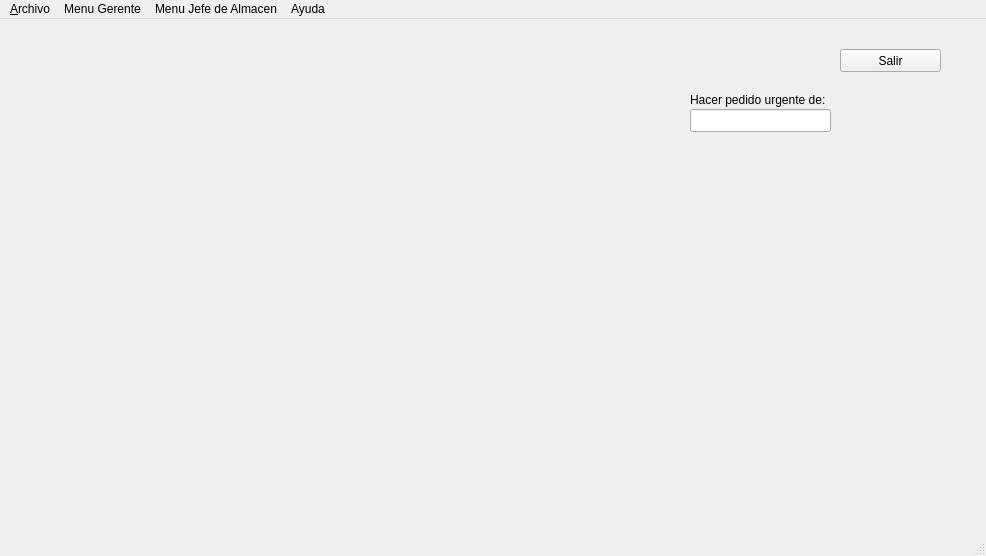
<?xml version="1.0" encoding="UTF-8"?>
<ui version="4.0">
 <class>pandasoft</class>
 <widget class="QMainWindow" name="pandasoft">
  <property name="geometry">
   <rect>
    <x>0</x>
    <y>0</y>
    <width>986</width>
    <height>556</height>
   </rect>
  </property>
  <property name="windowTitle">
   <string>MainWindow</string>
  </property>
  <property name="windowIcon">
   <iconset resource="pandasoft.qrc">
    <normaloff>:/images/pandasoft.png</normaloff>:/images/pandasoft.png</iconset>
  </property>
  <property name="styleSheet">
   <string notr="true">/* Customize any plain widget that is a child of a QMainWindow. */
QMainWindow &gt; .QWidget {
    background-color: gainsboro;
    background-image: url(:/images/pagefold.png);
    background-position: top right;
    background-repeat: no-repeat
}

/* Provide a padding for the layout inside the frame. The frame
   exists only to provide a padding for the top-right image, so we
   explicitly disable the border. */
#mainFrame {
    padding-right: 30px;
    border-style: none;
    border-image: none; /* since we set a border-image below */
}

/* mainFrame won't have this border-image since we have
   explicitly set it to 'none' using a more specific selector. */
QFrame, QLineEdit, QComboBox[editable=&quot;true&quot;], QSpinBox {
    border-image: url(:/images/frame.png) 4;
    border-width: 3;
}

QLabel {
    border: none;
    border-image: none;
    padding: 0;
    background: none;
}

/* Make text in message boxes selectable. */
QMessageBox {
    /* LinksAccessibleByMouse | TextSelectableByMouse */
    messagebox-text-interaction-flags: 5;
}
   
/* Set the selection colors for all widgets. */
QWidget {
    selection-color: black;
    selection-background-color: Silver;
    color: black;
}

/* Make the entire row selected in item views. */
QAbstractItemView {
    show-decoration-selected: 1;
}

/* Nice WindowsXP-style password character for password line edits. */
QLineEdit[echoMode=&quot;2&quot;] {
    lineedit-password-character: 9679;
}

/* Customize tooltips. */
QToolTip {
    background-color: rgb(200,200,255);
    border-color: darkslategray;
    border-width: 1px;
    border-style: solid;
    padding: 3px;
    font: bold;
    border-radius: 3px;
    opacity: 200;
}

/* Customize radio buttons. */

QRadioButton {
    spacing: 5px;
}

QRadioButton::indicator {
    width: 13px;
    height: 13px;
}

QRadioButton::indicator::unchecked {
    image: url(:/images/radiobutton_unchecked.png);
}

QRadioButton::indicator:unchecked:hover {
    image: url(:/images/radiobutton_unchecked_hover.png);
}

QRadioButton::indicator:unchecked:pressed {
    image: url(:/images/radiobutton_unchecked_pressed.png);
}

QRadioButton::indicator::checked {
    image: url(:/images/radiobutton_checked.png);
}

QRadioButton::indicator:checked:hover {
    image: url(:/images/radiobutton_checked_hover.png);
}

QRadioButton::indicator:checked:pressed {
    image: url(:/images/radiobutton_checked_pressed.png);
}

/* Customize arrows. */

*::down-arrow, *::menu-indicator {
    image: url(:/images/down_arrow.png);
    width: 7px;
    height: 7px;
}

*::down-arrow:disabled, *::down-arrow:off {
   image: url(:/images/down_arrow_disabled.png);
}

*::up-arrow {
    image: url(:/images/up_arrow.png);
    width: 7px;
    height: 7px;
}

*::up-arrow:disabled, *::up-arrow:off {
   image: url(:/images/up_arrow_disabled.png);
}

/* Customize push buttons and comboboxes. Our read-only combobox
   is very similar to a push button, so they share the same border image. */

QPushButton {
    min-width: 4em;
}

QPushButton, QComboBox[editable=&quot;false&quot;],
QComboBox[editable=&quot;true&quot;]::drop-down {
    border-image: url(:/images/pushbutton.png) 5;
    border-width: 5;
}

QPushButton:hover, QComboBox[editable=&quot;false&quot;]:hover,
QComboBox[editable=&quot;true&quot;]::drop-down:hover, QMenuBar::item:hover {
    border-image: url(:/images/pushbutton_hover.png) 5;
    border-width: 5;
}

QPushButton:pressed, QComboBox[editable=&quot;false&quot;]:on,
QComboBox[editable=&quot;true&quot;]::drop-down:on, QMenuBar::item:on {
    border-image: url(:/images/pushbutton_pressed.png) 5;
    border-width: 5;
}

/* Customize read-only comboboxes. */

QComboBox[editable=&quot;false&quot;] {
    padding-left: 3px;
    padding-right: 20px; /* space for the arrow */
}

QComboBox[editable=&quot;false&quot;]::drop-down {
    subcontrol-origin: padding;
    subcontrol-position: top right;
    width: 15px;
    border-left-style: solid;
    border-left-color: darkgray;
    border-left-width: 1px;
}

QComboBox[editable=&quot;false&quot;]::down-arrow {
    subcontrol-origin: content;
    subcontrol-position: center;
    position: relative;
    left: 1px; /* 1 pixel dropdown border */
}

/* The combobox arrow is on when the popup is open. */
QComboBox[editable=&quot;false&quot;]::down-arrow:on {
    position: relative;
    top: 1px;
    left: 2px;
}

/* Customize editable comboboxes. */

QComboBox[editable=&quot;true&quot;] {
    padding-right: 16px;
}

QComboBox[editable=&quot;true&quot;]::drop-down {
    subcontrol-origin: border;
    subcontrol-position: top right;
    width: 13px;
    position: absolute;
    top: 2px;
    bottom: 2px;
    right: 2px;
}

QComboBox[editable=&quot;true&quot;]::drop-down,
QComboBox[editable=&quot;true&quot;]::drop-down:hover,
QComboBox[editable=&quot;true&quot;]::drop-down:on {
    border-width: 0px;  
    border-left-width: 3px; /* we need only left and center part */
}

/* Shift the arrow when it's open. */
QComboBox[editable=&quot;true&quot;]::down-arrow:on {
    position: relative;
    top: 1px;
    left: 1px;
}

/* Customize check boxes. */
QCheckBox {
    spacing: 5px;
}

QCheckBox::indicator {
    width: 13px;
    height: 13px;
}

QCheckBox::indicator:unchecked {
    image: url(:/images/checkbox_unchecked.png);
}

QCheckBox::indicator:unchecked:hover {
    image: url(:/images/checkbox_unchecked_hover.png);
}

QCheckBox::indicator:unchecked:pressed {
    image: url(:/images/checkbox_unchecked_pressed.png);
}

QCheckBox::indicator:checked {
    image: url(:/images/checkbox_checked.png);
}

QCheckBox::indicator:checked:hover {
    image: url(:/images/checkbox_checked_hover.png);
}

QCheckBox::indicator:checked:pressed {
    image: url(:/images/checkbox_checked_pressed.png);
}

/* Customize the size grip. */
QSizeGrip {
    image: url(:/images/sizegrip.png);
    width: 16px;
    height: 16px;
}

/* Customize the menu bar. */
QMenuBar {
    border-image: none;
    border-style: none;
    border-width: 1px;
    border-bottom-style: solid;
    border-bottom-color: darkslategray;
    padding: 2px;
}

/* Customize spin boxes. */

QSpinBox { 
    padding-right: 15px;
}

QSpinBox::up-button {
    subcontrol-origin: border;
    subcontrol-position: top right;

    width: 16px; /* 16 + 2*1px border-width = 15px padding + 3px parent border */
    border-image: url(:/images/spinup.png) 1;
    border-width: 1px;
}

QSpinBox::up-button:hover {
    border-image: url(:/images/spinup_hover.png) 1;
}

QSpinBox::up-button:pressed {
    border-image: url(:/images/spinup_pressed.png) 1;
}

QSpinBox::down-button {
    subcontrol-origin: border;
    subcontrol-position: bottom right;

    width: 16px;
    border-image: url(:/images/spindown.png) 1;
    border-width: 1px;
    border-top-width: 0;
}

QSpinBox::down-button:hover {
    border-image: url(:/images/spindown_hover.png) 1;
}

QSpinBox::down-button:pressed {
    border-image: url(:/images/spindown_pressed.png) 1;
}</string>
  </property>
  <widget class="QWidget" name="centralwidget">
   <widget class="QStackedWidget" name="pandasoftstackedWidget">
    <property name="geometry">
     <rect>
      <x>10</x>
      <y>10</y>
      <width>961</width>
      <height>481</height>
     </rect>
    </property>
    <property name="currentIndex">
     <number>1</number>
    </property>
    <widget class="QWidget" name="page0">
     <widget class="QLabel" name="titulo">
      <property name="geometry">
       <rect>
        <x>360</x>
        <y>40</y>
        <width>221</width>
        <height>31</height>
       </rect>
      </property>
      <property name="font">
       <font>
        <family>Verdana</family>
       </font>
      </property>
      <property name="text">
       <string>PANDA-SOFT</string>
      </property>
      <property name="alignment">
       <set>Qt::AlignCenter</set>
      </property>
      <property name="margin">
       <number>0</number>
      </property>
      <property name="indent">
       <number>-1</number>
      </property>
     </widget>
     <widget class="QGroupBox" name="LogingroupBox">
      <property name="geometry">
       <rect>
        <x>370</x>
        <y>80</y>
        <width>211</width>
        <height>321</height>
       </rect>
      </property>
      <property name="toolTip">
       <string notr="true"/>
      </property>
      <property name="statusTip">
       <string notr="true"/>
      </property>
      <property name="whatsThis">
       <string notr="true"/>
      </property>
      <property name="title">
       <string notr="true">Acceso al Sistema:</string>
      </property>
      <property name="alignment">
       <set>Qt::AlignLeading|Qt::AlignLeft|Qt::AlignVCenter</set>
      </property>
      <property name="flat">
       <bool>false</bool>
      </property>
      <property name="checkable">
       <bool>false</bool>
      </property>
      <widget class="QWidget" name="verticalLayoutWidget">
       <property name="geometry">
        <rect>
         <x>30</x>
         <y>10</y>
         <width>151</width>
         <height>251</height>
        </rect>
       </property>
       <layout class="QVBoxLayout" name="verticalLayout">
        <item>
         <spacer name="verticalSpacer_4">
          <property name="orientation">
           <enum>Qt::Vertical</enum>
          </property>
          <property name="sizeHint" stdset="0">
           <size>
            <width>20</width>
            <height>40</height>
           </size>
          </property>
         </spacer>
        </item>
        <item>
         <widget class="QLabel" name="sucursallabel">
          <property name="font">
           <font>
            <family>Verdana</family>
           </font>
          </property>
          <property name="text">
           <string>Sucursal:</string>
          </property>
         </widget>
        </item>
        <item>
         <widget class="QComboBox" name="sucursalcombo">
          <property name="maximumSize">
           <size>
            <width>16777215</width>
            <height>24</height>
           </size>
          </property>
          <property name="editable">
           <bool>false</bool>
          </property>
         </widget>
        </item>
        <item>
         <spacer name="verticalSpacer">
          <property name="orientation">
           <enum>Qt::Vertical</enum>
          </property>
          <property name="sizeHint" stdset="0">
           <size>
            <width>20</width>
            <height>40</height>
           </size>
          </property>
         </spacer>
        </item>
        <item>
         <widget class="QLabel" name="usuariolabel">
          <property name="font">
           <font>
            <family>Verdana</family>
           </font>
          </property>
          <property name="text">
           <string>Usuario:</string>
          </property>
          <property name="alignment">
           <set>Qt::AlignLeading|Qt::AlignLeft|Qt::AlignVCenter</set>
          </property>
         </widget>
        </item>
        <item>
         <widget class="QLineEdit" name="usuario">
          <property name="maximumSize">
           <size>
            <width>16777215</width>
            <height>20</height>
           </size>
          </property>
          <property name="text">
           <string>admin</string>
          </property>
         </widget>
        </item>
        <item>
         <spacer name="verticalSpacer_3">
          <property name="orientation">
           <enum>Qt::Vertical</enum>
          </property>
          <property name="sizeHint" stdset="0">
           <size>
            <width>20</width>
            <height>40</height>
           </size>
          </property>
         </spacer>
        </item>
        <item>
         <widget class="QLabel" name="clavelabel">
          <property name="font">
           <font>
            <family>Verdana</family>
           </font>
          </property>
          <property name="text">
           <string>Clave:</string>
          </property>
          <property name="alignment">
           <set>Qt::AlignLeading|Qt::AlignLeft|Qt::AlignVCenter</set>
          </property>
         </widget>
        </item>
        <item>
         <widget class="QLineEdit" name="clave">
          <property name="maximumSize">
           <size>
            <width>16777215</width>
            <height>20</height>
           </size>
          </property>
          <property name="inputMethodHints">
           <set>Qt::ImhHiddenText|Qt::ImhNoAutoUppercase|Qt::ImhNoPredictiveText</set>
          </property>
          <property name="inputMask">
           <string/>
          </property>
          <property name="text">
           <string>admin</string>
          </property>
          <property name="echoMode">
           <enum>QLineEdit::Password</enum>
          </property>
         </widget>
        </item>
        <item>
         <spacer name="errorSpacer">
          <property name="orientation">
           <enum>Qt::Vertical</enum>
          </property>
          <property name="sizeHint" stdset="0">
           <size>
            <width>20</width>
            <height>40</height>
           </size>
          </property>
         </spacer>
        </item>
       </layout>
      </widget>
      <widget class="QDockWidget" name="error">
       <property name="geometry">
        <rect>
         <x>0</x>
         <y>260</y>
         <width>191</width>
         <height>20</height>
        </rect>
       </property>
       <property name="maximumSize">
        <size>
         <width>200</width>
         <height>20</height>
        </size>
       </property>
       <property name="styleSheet">
        <string notr="true"/>
       </property>
       <property name="floating">
        <bool>false</bool>
       </property>
       <property name="features">
        <set>QDockWidget::DockWidgetClosable</set>
       </property>
       <property name="windowTitle">
        <string>Rellene todos los campos</string>
       </property>
       <widget class="QWidget" name="dockWidgetContents_2"/>
      </widget>
      <widget class="QDockWidget" name="error0">
       <property name="geometry">
        <rect>
         <x>20</x>
         <y>260</y>
         <width>191</width>
         <height>40</height>
        </rect>
       </property>
       <property name="maximumSize">
        <size>
         <width>524287</width>
         <height>40</height>
        </size>
       </property>
       <property name="styleSheet">
        <string notr="true"/>
       </property>
       <property name="floating">
        <bool>false</bool>
       </property>
       <property name="features">
        <set>QDockWidget::DockWidgetClosable</set>
       </property>
       <property name="windowTitle">
        <string>Usuario o Clave incorrecto</string>
       </property>
       <widget class="QWidget" name="dockWidgetContents"/>
      </widget>
      <widget class="QWidget" name="horizontalLayoutWidget">
       <property name="geometry">
        <rect>
         <x>10</x>
         <y>280</y>
         <width>184</width>
         <height>39</height>
        </rect>
       </property>
       <layout class="QHBoxLayout" name="horizontalLayout">
        <item>
         <widget class="QPushButton" name="aceptar">
          <property name="enabled">
           <bool>true</bool>
          </property>
          <property name="maximumSize">
           <size>
            <width>16777215</width>
            <height>24</height>
           </size>
          </property>
          <property name="font">
           <font>
            <family>Verdana</family>
           </font>
          </property>
          <property name="text">
           <string>&amp;Aceptar</string>
          </property>
          <property name="icon">
           <iconset resource="pandasoft.qrc">
            <normaloff>:/images/dialog-ok.png</normaloff>:/images/dialog-ok.png</iconset>
          </property>
         </widget>
        </item>
        <item>
         <widget class="QPushButton" name="cancelar">
          <property name="maximumSize">
           <size>
            <width>16777215</width>
            <height>24</height>
           </size>
          </property>
          <property name="font">
           <font>
            <family>Verdana</family>
           </font>
          </property>
          <property name="text">
           <string>&amp;Salir</string>
          </property>
          <property name="icon">
           <iconset resource="pandasoft.qrc">
            <normaloff>:/images/dialog-cancel.png</normaloff>:/images/dialog-cancel.png</iconset>
          </property>
         </widget>
        </item>
       </layout>
      </widget>
     </widget>
    </widget>
    <widget class="QWidget" name="page_2">
     <widget class="QPushButton" name="salir">
      <property name="geometry">
       <rect>
        <x>830</x>
        <y>20</y>
        <width>101</width>
        <height>23</height>
       </rect>
      </property>
      <property name="toolTip">
       <string>Salir de Pandasoft</string>
      </property>
      <property name="statusTip">
       <string>Salir de Pandasoft</string>
      </property>
      <property name="whatsThis">
       <string/>
      </property>
      <property name="text">
       <string>Salir</string>
      </property>
      <property name="icon">
       <iconset resource="pandasoft.qrc">
        <normaloff>:/images/application-exit.png</normaloff>:/images/application-exit.png</iconset>
      </property>
     </widget>
     <widget class="QLabel" name="cabecera">
      <property name="geometry">
       <rect>
        <x>20</x>
        <y>20</y>
        <width>401</width>
        <height>21</height>
       </rect>
      </property>
      <property name="text">
       <string/>
      </property>
     </widget>
     <widget class="QLabel" name="alertadeproducto">
      <property name="geometry">
       <rect>
        <x>680</x>
        <y>60</y>
        <width>151</width>
        <height>21</height>
       </rect>
      </property>
      <property name="text">
       <string notr="true">Hacer pedido urgente de:</string>
      </property>
     </widget>
     <widget class="QLabel" name="imagelabel">
      <property name="geometry">
       <rect>
        <x>40</x>
        <y>40</y>
        <width>521</width>
        <height>350</height>
       </rect>
      </property>
      <property name="text">
       <string/>
      </property>
     </widget>
     <widget class="QLineEdit" name="alertalista">
      <property name="geometry">
       <rect>
        <x>680</x>
        <y>80</y>
        <width>141</width>
        <height>23</height>
       </rect>
      </property>
     </widget>
    </widget>
   </widget>
  </widget>
  <widget class="QMenuBar" name="menubar">
   <property name="geometry">
    <rect>
     <x>0</x>
     <y>0</y>
     <width>986</width>
     <height>25</height>
    </rect>
   </property>
   <widget class="QMenu" name="menu_Archivo">
    <property name="statusTip">
     <string>Menu Archivo</string>
    </property>
    <property name="title">
     <string>&amp;Archivo</string>
    </property>
    <addaction name="action_Salir"/>
   </widget>
   <widget class="QMenu" name="menuMenu_Gerente">
    <property name="title">
     <string>Menu Gerente</string>
    </property>
    <addaction name="actionGestionar_Zona"/>
    <addaction name="separator"/>
    <addaction name="actionGestionar_Empleado"/>
    <addaction name="separator"/>
    <addaction name="actionGestionar_Usuarios"/>
    <addaction name="separator"/>
    <addaction name="actionGestion_de_Sucursal"/>
    <addaction name="separator"/>
    <addaction name="actionGestionar_Consignatario"/>
   </widget>
   <widget class="QMenu" name="menuMenu_Jefe_de_almacen">
    <property name="title">
     <string>Menu Jefe de Almacen</string>
    </property>
    <addaction name="actionGestionar_Almacen"/>
    <addaction name="separator"/>
    <addaction name="actionGestionar_Productos"/>
    <addaction name="separator"/>
    <addaction name="actionGestionar_Reportes"/>
    <addaction name="separator"/>
    <addaction name="actionGestionar_Ventas"/>
    <addaction name="separator"/>
    <addaction name="actionGestionar_Consignacion"/>
   </widget>
   <widget class="QMenu" name="menuAyuda">
    <property name="statusTip">
     <string>Contiene Opciones de Ayuda</string>
    </property>
    <property name="title">
     <string>Ayuda</string>
    </property>
    <addaction name="actionManual_de_Usuario"/>
    <addaction name="separator"/>
    <addaction name="actionAcerca_de_Pandasoft"/>
   </widget>
   <addaction name="menu_Archivo"/>
   <addaction name="menuMenu_Gerente"/>
   <addaction name="menuMenu_Jefe_de_almacen"/>
   <addaction name="menuAyuda"/>
  </widget>
  <widget class="QStatusBar" name="statusbar"/>
  <action name="action_Salir">
   <property name="text">
    <string>&amp;Salir</string>
   </property>
   <property name="toolTip">
    <string>Salir de Pandasoft</string>
   </property>
   <property name="statusTip">
    <string>Salir de Pandasoft</string>
   </property>
  </action>
  <action name="action_Acerca_de">
   <property name="text">
    <string>&amp;Acerca de</string>
   </property>
  </action>
  <action name="actionAyuda">
   <property name="text">
    <string>Ayuda</string>
   </property>
  </action>
  <action name="actionManual_de_Usuario">
   <property name="text">
    <string>Manual de Usuario</string>
   </property>
   <property name="statusTip">
    <string>Manual de Usuario</string>
   </property>
  </action>
  <action name="actionAcerca_de_Pandasoft">
   <property name="text">
    <string>Acerca de Pandasoft</string>
   </property>
   <property name="statusTip">
    <string>Informacion Acerca de Pandasoft</string>
   </property>
  </action>
  <action name="actionGestionar_Zona">
   <property name="text">
    <string>Gestionar Zona</string>
   </property>
   <property name="statusTip">
    <string>Gestionar Zona</string>
   </property>
  </action>
  <action name="actionGestionar_Empleado">
   <property name="text">
    <string>Gestionar Empleado</string>
   </property>
   <property name="statusTip">
    <string>Gestionar Empleado</string>
   </property>
  </action>
  <action name="actionGestionar_Usuarios">
   <property name="text">
    <string>Gestionar Usuarios</string>
   </property>
   <property name="statusTip">
    <string>Gestionar Usuarios</string>
   </property>
  </action>
  <action name="actionGestion_de_Sucursal">
   <property name="text">
    <string>Gestion de Sucursal</string>
   </property>
   <property name="statusTip">
    <string>Gestion de Sucursal</string>
   </property>
  </action>
  <action name="actionGestionar_Consignatario">
   <property name="text">
    <string>Gestionar Consignatario</string>
   </property>
   <property name="statusTip">
    <string>Gestionar Consignatario</string>
   </property>
  </action>
  <action name="actionGestionar_Almacen">
   <property name="enabled">
    <bool>true</bool>
   </property>
   <property name="text">
    <string>Gestionar Almacen</string>
   </property>
   <property name="statusTip">
    <string>Gestionar Almacen</string>
   </property>
  </action>
  <action name="actionGestionar_Productos">
   <property name="text">
    <string>Gestionar Productos</string>
   </property>
   <property name="statusTip">
    <string>Gestionar Productos</string>
   </property>
  </action>
  <action name="actionGestionar_Reportes">
   <property name="text">
    <string>Gestionar Reportes</string>
   </property>
   <property name="statusTip">
    <string>Gestionar Reportes</string>
   </property>
  </action>
  <action name="actionGestionar_Ventas">
   <property name="text">
    <string>Gestionar Ventas</string>
   </property>
   <property name="statusTip">
    <string>Gestionar Ventas</string>
   </property>
  </action>
  <action name="actionGestionar_Consignacion">
   <property name="text">
    <string>Gestionar Consignaciones</string>
   </property>
   <property name="statusTip">
    <string>Gestionar Consignaciones</string>
   </property>
   <property name="whatsThis">
    <string>Gestionar Consignaciones</string>
   </property>
  </action>
 </widget>
 <resources>
  <include location="pandasoft.qrc"/>
 </resources>
 <connections/>
</ui>
